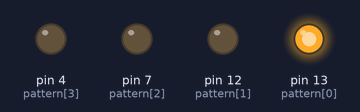
Recording of a sketch running on a simulated Arduino Uno, built with avr-gcc and run on an emulated ATmega328P. Shown: output pins drawn as LEDs (lit = HIGH).

Above: at 0.02 s.
At 0.22 s:
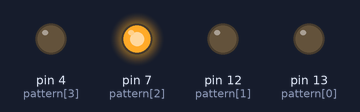
At 0.52 s:
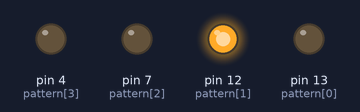
At 1.12 s:
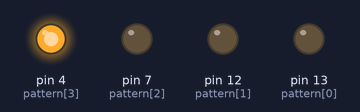
At 2.32 s:
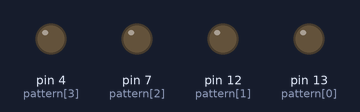
Timing chart, 0 to 3.0 s (numbered marks = the images above):
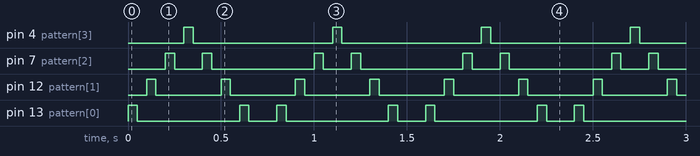

The sketch:

twinkle.ino.ino
```cpp
void setup() {
  // set up a pin for each "note" of twinkle twinkle little star
pinMode(4, OUTPUT); //first note "twinkle"
pinMode(7, OUTPUT);//second note "twinkle"
pinMode(12, OUTPUT);//third note "little"
pinMode(13, OUTPUT);//fourth note "star"
}

void loop() {

  //let's set up an array for our pattern
  //which pin (which LEDs) to turn on in sequence
  int pattern[]= {13, 12, 7, 4, 7, 12, 13};

  //loop through the ENTIRE pattern
  for(int count = 0; count < 8; count++){
    //pattern[count] gives me the note in the
    //pattern that I've counted up to by now
    digitalWrite(pattern[count], HIGH); // turn this light on
    delay(50);
    digitalWrite(pattern[count], LOW);// turn this light off
    delay(50);

  }
}
```

Measured:
- by itself, pin 4 (pattern[3]): alternates HIGH for 0.05 s and LOW for 0.75 s
- by itself, pin 7 (pattern[2]): repeats every 0.80 s: LOW 0.15 s, HIGH 0.05 s, LOW 0.55 s, HIGH 0.05 s
- by itself, pin 12 (pattern[1]): alternates HIGH for 0.05 s and LOW for 0.35 s
- by itself, pin 13 (pattern[0]): repeats every 0.80 s: LOW 0.55 s, HIGH 0.05 s, LOW 0.15 s, HIGH 0.05 s
